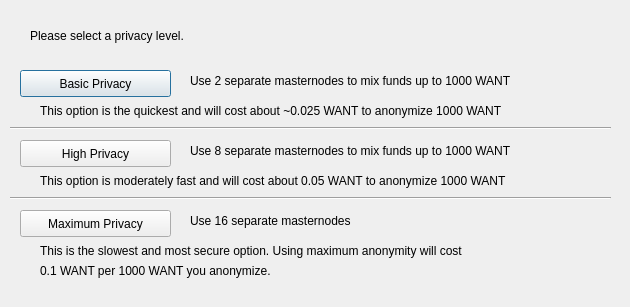
<?xml version="1.0" encoding="UTF-8"?>
<ui version="4.0">
 <class>DarksendConfig</class>
 <widget class="QDialog" name="DarksendConfig">
  <property name="geometry">
   <rect>
    <x>0</x>
    <y>0</y>
    <width>630</width>
    <height>307</height>
   </rect>
  </property>
  <property name="windowTitle">
   <string>Configure PrivateSend</string>
  </property>
  <widget class="QPushButton" name="buttonBasic">
   <property name="geometry">
    <rect>
     <x>20</x>
     <y>70</y>
     <width>151</width>
     <height>27</height>
    </rect>
   </property>
   <property name="text">
    <string>Basic Privacy</string>
   </property>
  </widget>
  <widget class="QPushButton" name="buttonHigh">
   <property name="geometry">
    <rect>
     <x>20</x>
     <y>140</y>
     <width>151</width>
     <height>27</height>
    </rect>
   </property>
   <property name="text">
    <string>High Privacy</string>
   </property>
  </widget>
  <widget class="QPushButton" name="buttonMax">
   <property name="geometry">
    <rect>
     <x>20</x>
     <y>210</y>
     <width>151</width>
     <height>27</height>
    </rect>
   </property>
   <property name="text">
    <string>Maximum Privacy</string>
   </property>
  </widget>
  <widget class="QLabel" name="label">
   <property name="geometry">
    <rect>
     <x>30</x>
     <y>20</y>
     <width>571</width>
     <height>31</height>
    </rect>
   </property>
   <property name="text">
    <string>Please select a privacy level.</string>
   </property>
  </widget>
  <widget class="QLabel" name="label_2">
   <property name="geometry">
    <rect>
     <x>190</x>
     <y>70</y>
     <width>421</width>
     <height>21</height>
    </rect>
   </property>
   <property name="text">
    <string>Use 2 separate masternodes to mix funds up to 1000 WANT</string>
   </property>
  </widget>
  <widget class="QLabel" name="label_3">
   <property name="geometry">
    <rect>
     <x>190</x>
     <y>140</y>
     <width>411</width>
     <height>21</height>
    </rect>
   </property>
   <property name="text">
    <string>Use 8 separate masternodes to mix funds up to 1000 WANT</string>
   </property>
  </widget>
  <widget class="QLabel" name="label_4">
   <property name="geometry">
    <rect>
     <x>190</x>
     <y>210</y>
     <width>421</width>
     <height>21</height>
    </rect>
   </property>
   <property name="text">
    <string>Use 16 separate masternodes</string>
   </property>
  </widget>
  <widget class="QLabel" name="label_6">
   <property name="geometry">
    <rect>
     <x>40</x>
     <y>100</y>
     <width>561</width>
     <height>21</height>
    </rect>
   </property>
   <property name="text">
    <string>This option is the quickest and will cost about ~0.025 WANT to anonymize 1000 WANT</string>
   </property>
  </widget>
  <widget class="QLabel" name="label_7">
   <property name="geometry">
    <rect>
     <x>40</x>
     <y>170</y>
     <width>561</width>
     <height>21</height>
    </rect>
   </property>
   <property name="text">
    <string>This option is moderately fast and will cost about 0.05 WANT to anonymize 1000 WANT</string>
   </property>
  </widget>
  <widget class="QLabel" name="label_8">
   <property name="geometry">
    <rect>
     <x>40</x>
     <y>240</y>
     <width>561</width>
     <height>21</height>
    </rect>
   </property>
   <property name="text">
    <string>This is the slowest and most secure option. Using maximum anonymity will cost</string>
   </property>
  </widget>
  <widget class="QLabel" name="label_9">
   <property name="geometry">
    <rect>
     <x>40</x>
     <y>260</y>
     <width>561</width>
     <height>21</height>
    </rect>
   </property>
   <property name="text">
    <string>0.1 WANT per 1000 WANT you anonymize.</string>
   </property>
  </widget>
  <widget class="Line" name="line">
   <property name="geometry">
    <rect>
     <x>10</x>
     <y>120</y>
     <width>601</width>
     <height>16</height>
    </rect>
   </property>
   <property name="orientation">
    <enum>Qt::Horizontal</enum>
   </property>
  </widget>
  <widget class="Line" name="line_2">
   <property name="geometry">
    <rect>
     <x>10</x>
     <y>190</y>
     <width>601</width>
     <height>16</height>
    </rect>
   </property>
   <property name="orientation">
    <enum>Qt::Horizontal</enum>
   </property>
  </widget>
 </widget>
 <resources/>
 <connections/>
</ui>
